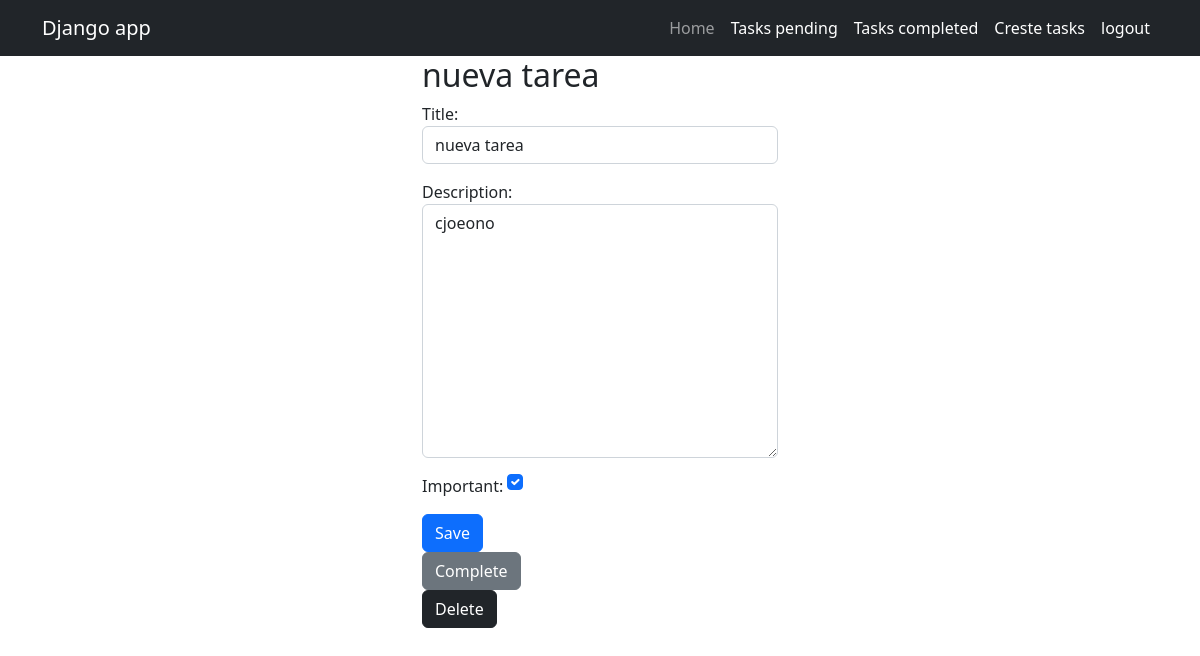
The app's page /tasks/6/ (signed in) with its own data.
### tasks/models.py (models this page shows, shortened)
class Task(models.Model):
    title = models.CharField(max_length=100)
    description = models.TextField(blank=True)
    created = models.DateTimeField(auto_now_add=True)
    datecomplete = models.DateTimeField(null=True, blank=True)
    important = models.BooleanField(default=True)
    user = models.ForeignKey(User, on_delete=models.CASCADE)

### tasks/views.py (the view, shortened to what this page needs)
# urls.py: path('tasks/<int:task_id>/', views.task_detail, name='task_detail'),
@login_required
def task_detail(request, task_id):
    if request.method == 'GET':
        task = get_object_or_404(Task, pk=task_id, user=request.user)
        form = TaskForm(instance=task)
        return render(request, 'tasks/task_detail.html', {'task': task, 'form': form})

### tasks/forms.py
class TaskForm(forms.ModelForm):
    class Meta:
        model = Task
        fields = ['title', 'description', 'important']
        widgets = {
            'title': forms.TextInput(attrs={'class': 'form-control'}),
            'description': forms.Textarea(attrs={'class': 'form-control'}),
            'important': forms.CheckboxInput(attrs={'class': 'form-check-input m-auto'})
        }

### tasks/templates/tasks/task_detail.html (shortened to what this page needs)
{% extends "base/base.html" %}
{% block content %}
<main class="container">
    <div class="row">
        <div class="col-md-4 offset-md-4">
<h2>{{ task.title }}</h2>
<form method="POST">
    {{ form.as_p }}
    <button class="btn btn-primary">Save</button>
</form>
<form action="{% url 'complete_task' task.id %}" method="POST">
    <button class="btn btn-secondary">Complete</button>
</form>
<form action="{% url 'delete_task' task.id %}" method="POST">
    <button class="btn btn-dark">Delete</button>
</form>
        </div>
    </div>
</main>
{% endblock %}

### records on screen
Task: title "nueva tarea", description "cjoeono", important "☑"
